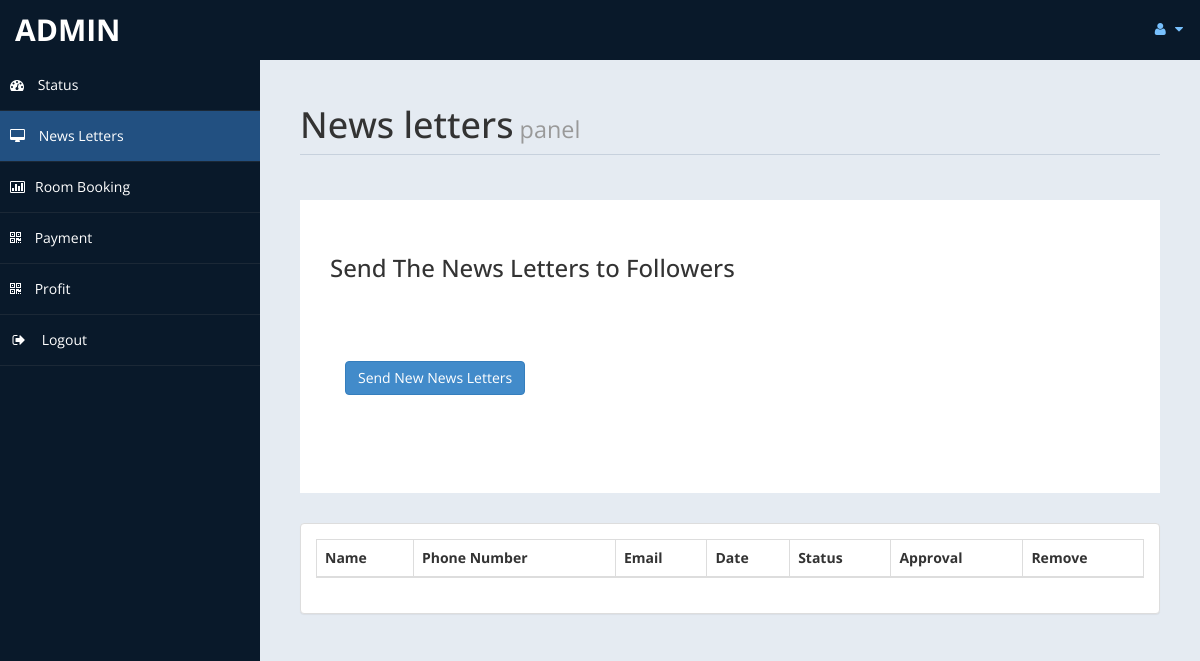
Before: /admin/messages.php (signed in) with the older database file.
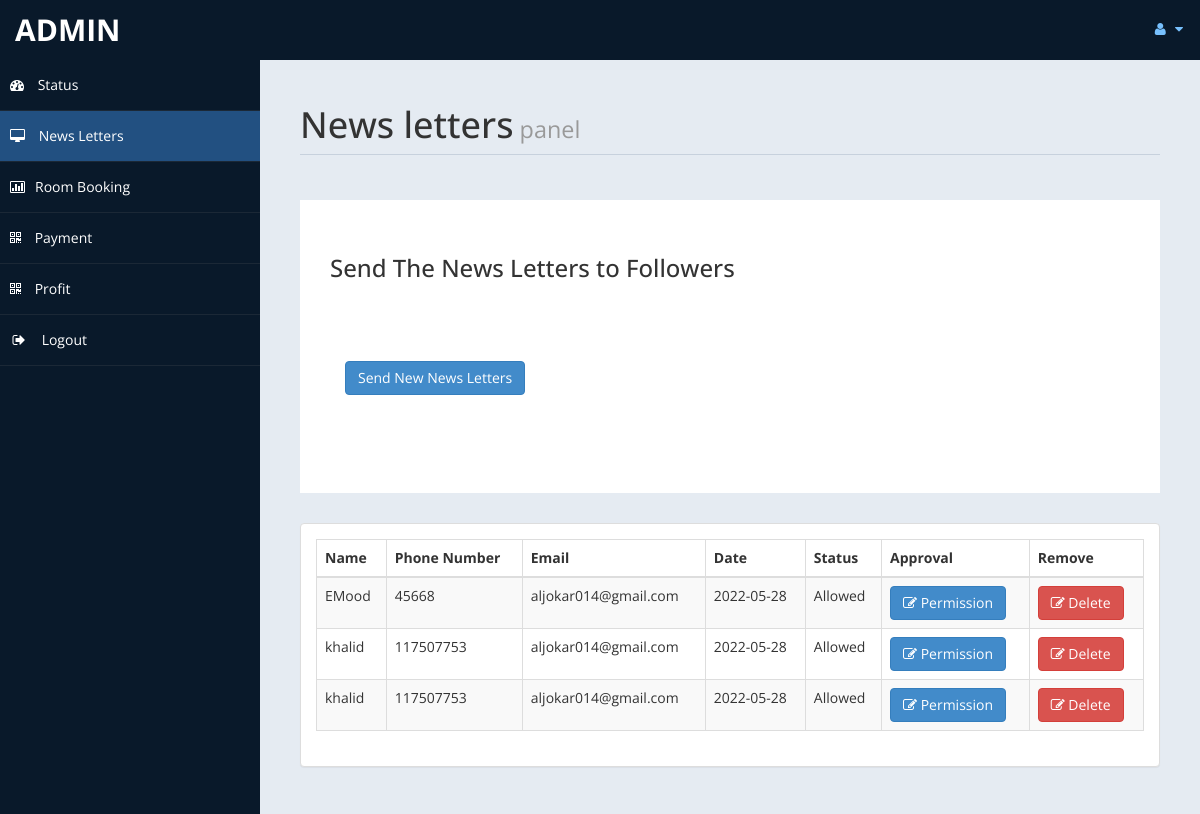
After: the same page with the newer database file.
### tables this page shows
CREATE TABLE `contact` (
  `id` int(10) UNSIGNED NOT NULL,
  `fullname` varchar(100) DEFAULT NULL,
  `phoneno` int(10) DEFAULT NULL,
  `email` text DEFAULT NULL,
  `cdate` date DEFAULT NULL,
  `approval` varchar(12) DEFAULT NULL
);

### admin/messages.php (the view, shortened to what this page needs)
<!DOCTYPE html>
<html xmlns="http://www.w3.org/1999/xhtml">
<head>
    <link href="assets/css/bootstrap.css" rel="stylesheet" />
    <link href="assets/css/font-awesome.css" rel="stylesheet" />
    <link href="assets/css/custom-styles.css" rel="stylesheet" />
    <link href="assets/js/dataTables/dataTables.bootstrap.css" rel="stylesheet" />
</head>
<body>
    <div id="wrapper">
        <nav class="navbar navbar-default top-navbar" role="navigation">
            <div class="navbar-header">
                <a class="navbar-brand" href="home.php"><?php echo $_SESSION["user"]; ?> </a>
            </div>
            <ul class="nav navbar-top-links navbar-right">
                <li class="dropdown">
                    <a class="dropdown-toggle" data-toggle="dropdown" href="#" aria-expanded="false">
                        <i class="fa fa-user fa-fw"></i> <i class="fa fa-caret-down"></i>
                    </a>
                </li>
            </ul>
        </nav>
        <nav class="navbar-default navbar-side" role="navigation">
            <div class="sidebar-collapse">
                <ul class="nav" id="main-menu">
                    <li>
                        <a href="home.php"><i class="fa fa-dashboard"></i> Status</a>
                    </li>
                    <li>
                        <a class="active-menu" href="messages.php"><i class="fa fa-desktop"></i> News Letters</a>
                    </li>
					<li>
                        <a href="roombook.php"><i class="fa fa-bar-chart-o"></i>Room Booking</a>
                    </li>
                    <li>
                        <a href="Payment.php"><i class="fa fa-qrcode"></i> Payment</a>
                    </li>
                    <li>
                        <a  href="profit.php"><i class="fa fa-qrcode"></i> Profit</a>
                    </li>
                    <li>
                        <a href="logout.php" ><i class="fa fa-sign-out fa-fw"></i> Logout</a>
                    </li>
            </div>
        </nav>
        <div id="page-wrapper" >
            <div id="page-inner">
			 <div class="row">
                    <div class="col-md-12">
                        <h1 class="page-header">
                           News letters<small> panel</small>
                        </h1>
                    </div>
                </div>
				 <?php
				include('db.php');
			   ?>
				 <div class="row">
                <div class="col-md-12">
                    <div class="jumbotron">
                        <h3>Send The News Letters to Followers</h3>
                        <p></p>
                        <p>
						<div class="panel-body">
                            <button class="btn btn-primary btn" data-toggle="modal" data-target="#myModal">
                              Send New News Letters
                            </button>
                            </div>
                        </div>
                    </div>
                </div>
            </div>
               <?php
				$sql = "SELECT * FROM `contact`";
				$re = mysqli_query($con,$sql);
			   ?>
            <div class="row">
                <div class="col-md-12">
                    <div class="panel panel-default">
                        <div class="panel-body">
                            <div class="table-responsive">
                                <table class="table table-striped table-bordered table-hover" id="dataTables-example">
                                    <thead>
                                        <tr>
                                            <th>Name</th>
											<th>Phone Number</th>
                                            <th>Email</th>
                                            <th>Date</th>
											<th>Status</th>
											<th>Approval</th>
											<th>Remove</th>
                                        </tr>
                                    </thead>
                                    <tbody>
									<?php
										while($row = mysqli_fetch_array($re))
										{
											$id = $row['id'];
											if($id % 2 ==1 )
											{
												echo"<tr class='gradeC'>
													<td>".$row['fullname']."</td>
													<td>".$row['phoneno']."</td>
													<td>".$row['email']."</td>
													<td>".$row['cdate']."</td>
													<td>".$row['approval']."</td>
													<td><a href=newsletter.php?eid=".$id ." <button class='btn btn-primary'> <i class='fa fa-edit' ></i> Permission</button></td>
													<td><a href=newsletterdel.php?eid=".$id ." <button class='btn btn-danger'> <i class='fa fa-edit' ></i> Delete</button></td>
												</tr>";
											}
											else
											{
												echo"<tr class='gradeU'>
													<td>".$row['fullname']."</td>
													<td>".$row['phoneno']."</td>
													<td>".$row['email']."</td>
													<td>".$row['cdate']."</td>
													<td>".$row['approval']."</td>
													<td><a href=newsletter.php?eid=".$id." <button class='btn btn-primary'> <i class='fa fa-edit' ></i> Permission</button></td>
													<td><a href=newsletterdel.php?eid=".$id ." <button class='btn btn-danger'> <i class='fa fa-edit' ></i> Delete </button></td>
												</tr>";
											}
										}
									?>
                                    </tbody>
                                </table>
                            </div>
                        </div>
                    </div>
                </div>
            </div>
                </div>
            </div>
</body>
</html>

### admin/assets/css/custom-styles.css (style rules this page uses)
body { font-family: 'Open Sans', sans-serif; }
#wrapper { width: 100%; background:#09192A; }
#page-wrapper { padding: 15px 15px; min-height: 600px; background:#E5EBF2; }
#page-inner { width:100%; margin:10px 20px 10px 0px; background-color:transparent; padding:10px; min-height:1200px; }
h1, .h1, h2, .h2, h3, .h3 { margin-top: 7px; margin-bottom: -5px; }
p { font-size:16px; line-height:25px; padding-top:20px; }
.page-header { padding-bottom: 9px; margin: 10px 0 45px; border-bottom: 1px solid #C7D1DD; }
.jumbotron, .well { background:#fff; }
.top-navbar { margin:0px; }
.top-navbar .navbar-brand { color: #fff; width: 260px; text-align: left; height: 60px; font-size: 30px; font-weight: 700; text-transform: uppercase; line-height: 30px; }
.top-navbar .nav > li { position: relative; display: inline-block; }
.top-navbar .nav > li > a { position: relative; display: block; padding: 19px 15px; color: #77C0FD; }
.active-menu { background-color:#225081!important; }
.sidebar-collapse , .sidebar-collapse .nav { background:none; }
.sidebar-collapse .nav { padding:0; }
.sidebar-collapse .nav > li > a { color:#fff; background:transparent; text-shadow:none; }
.sidebar-collapse > .nav > li > a { padding:15px 10px; }
.sidebar-collapse > .nav > li { border-bottom: 1px solid rgba(107, 108, 109, 0.19); }
.navbar-side { border:none; background-color: transparent; }
.top-navbar { background:#09192A; border-bottom:none; }
.top-navbar .nav > li > a > i { margin-right: 2px; }
.navbar-default { border:0px solid black; }
.navbar-header { background: #09192A; }
.nav > li > a > i { margin-right:10px; }
@media (min-width:768px) { #page-wrapper { margin: 0 0 0 260px; padding: 15px 30px; min-height: 1200px; } }
@media (min-width:768px) { .navbar-side { z-index: 1; position: absolute; width: 260px; } }
@media (min-width:768px) { .navbar { border-radius: 0px; } }

Changed rows visible on the page:
added contact: fullname "EMood", phoneno "45668", email "aljokar014@gmail.com", cdate "2022-05-28", approval "Allowed"
added contact: fullname "khalid", phoneno "117507753", email "aljokar014@gmail.com", cdate "2022-05-28", approval "Allowed"
added contact: fullname "khalid", phoneno "117507753", email "aljokar014@gmail.com", cdate "2022-05-28", approval "Allowed"
